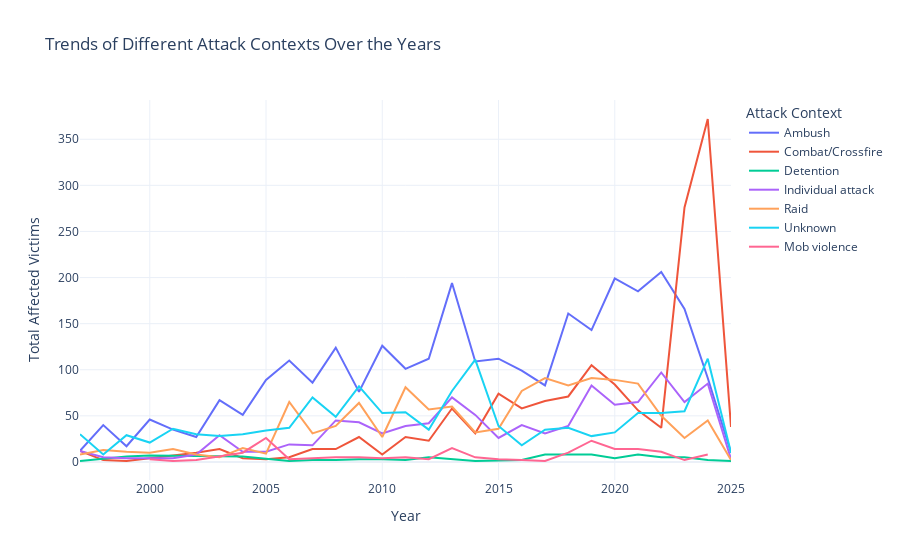

Here is the notebook cell this chart was saved with:
### Markdown cell above
Shooting is the most frequent means of attack across different contexts, particularly in ambushes, combat/crossfire, and individual attacks. This suggests that firearms are the primary weapon used in conflict zones and targeted violence. Kidnapping is also highly prevalent in ambushes and individual attacks, possibly for ransom, leverage, or forced recruitment in militant activities.

In combat situations, aerial bombardment and shelling dominate, indicating large-scale military operations rather than isolated incidents. Bodily assault is prominent in mob violence, detentions, and individual attacks, implying that physical violence is often used in cases where organized armed groups are not involved.

Additionally, rape/sexual assault appears more frequently in individual attacks, possibly due to the vulnerability of isolated victims. Mob violence mainly involves bodily assault, suggesting that crowds rely on physical aggression rather than weapons.

### Code cell
import pandas as pd
import plotly.express as px

# Grouping data by Year and Attack Context, summing up the total victims
df_attack_trends = df1.groupby(["Year", "Attack context"])[["Total affected"]].sum().reset_index()

# Line Chart: Trends of Different Attack Contexts Over the Years
fig = px.line(df_attack_trends, x="Year", y="Total affected", 
              color="Attack context",
              title="Trends of Different Attack Contexts Over the Years",
              labels={"Total affected": "Number of Victims", "Attack context": "Attack Type"},
              template="plotly_white")

fig.update_layout(xaxis_title="Year", 
                  yaxis_title="Total Affected Victims",
                  legend_title="Attack Context",
                  hovermode="x unified")

fig.show()

### Figure 1 — Plotly figure (JSON) as saved in the notebook; plotly's stock layout.template omitted (floating-point values rounded to 4 significant figures)
{"data": [{"hovertemplate": "Attack Type=Ambush<br>Year=%{x}<br>Number of Victims=%{y}<extra></extra>", "legendgroup": "Ambush", "line": {"color": "#636efa", "dash": "solid"}, "marker": {"symbol": "circle"}, "mode": "lines", "name": "Ambush", "orientation": "v", "showlegend": true, "type": "scatter", "x": [1997, 1998, 1999, 2000, 2001, 2002, 2003, 2004, 2005, 2006, 2007, 2008, 2009, 2010, 2011, 2012, 2013, 2014, 2015, 2016, 2017, 2018, 2019, 2020, 2021, 2022, 2023, 2024, 2025], "xaxis": "x", "y": [12, 40, 17, 46, 35, 27, 67, 51, 89, 110, 86, 124, 76, 126, 101, 112, 194, 109, 112, 99, 83, 161, 143, 199, 185, 206, 166, 91, 10], "yaxis": "y"}, {"hovertemplate": "Attack Type=Combat/Crossfire<br>Year=%{x}<br>Number of Victims=%{y}<extra></extra>", "legendgroup": "Combat/Crossfire", "line": {"color": "#EF553B", "dash": "solid"}, "marker": {"symbol": "circle"}, "mode": "lines", "name": "Combat/Crossfire", "orientation": "v", "showlegend": true, "type": "scatter", "x": [1997, 1998, 1999, 2002, 2003, 2004, 2005, 2006, 2007, 2008, 2009, 2010, 2011, 2012, 2013, 2014, 2015, 2016, 2017, 2018, 2019, 2020, 2021, 2022, 2023, 2024, 2025], "xaxis": "x", "y": [12, 2, 1, 10, 14, 4, 3, 5, 14, 14, 27, 8, 27, 23, 58, 31, 74, 58, 66, 71, 105, 84, 56, 37, 276, 372, 38], "yaxis": "y"}, {"hovertemplate": "Attack Type=Detention<br>Year=%{x}<br>Number of Victims=%{y}<extra></extra>", "legendgroup": "Detention", "line": {"color": "#00cc96", "dash": "solid"}, "marker": {"symbol": "circle"}, "mode": "lines", "name": "Detention", "orientation": "v", "showlegend": true, "type": "scatter", "x": [1997, 1999, 2000, 2004, 2006, 2007, 2008, 2009, 2010, 2011, 2012, 2014, 2016, 2017, 2018, 2019, 2020, 2021, 2022, 2023, 2024, 2025], "xaxis": "x", "y": [1, 6, 7, 6, 1, 2, 2, 3, 3, 2, 5, 1, 2, 8, 8, 8, 4, 8, 5, 5, 2, 1], "yaxis": "y"}, {"hovertemplate": "Attack Type=Individual attack<br>Year=%{x}<br>Number of Victims=%{y}<extra></extra>", "legendgroup": "Individual attack", "line": {"color": "#ab63fa", "dash": "solid"}, "marker": {"symbol": "circle"}, "mode": "lines", "name": "Individual attack", "orientation": "v", "showlegend": true, "type": "scatter", "x": [1997, 1998, 1999, 2000, 2001, 2002, 2003, 2004, 2005, 2006, 2007, 2008, 2009, 2010, 2011, 2012, 2013, 2014, 2015, 2016, 2017, 2018, 2019, 2020, 2021, 2022, 2023, 2024, 2025], "xaxis": "x", "y": [12, 5, 4, 4, 4, 8, 29, 11, 11, 19, 18, 45, 43, 31, 39, 42, 70, 51, 26, 40, 31, 39, 83, 62, 65, 97, 65, 85, 3], "yaxis": "y"}, {"hovertemplate": "Attack Type=Raid<br>Year=%{x}<br>Number of Victims=%{y}<extra></extra>", "legendgroup": "Raid", "line": {"color": "#FFA15A", "dash": "solid"}, "marker": {"symbol": "circle"}, "mode": "lines", "name": "Raid", "orientation": "v", "showlegend": true, "type": "scatter", "x": [1997, 1998, 1999, 2000, 2001, 2002, 2003, 2004, 2005, 2006, 2007, 2008, 2009, 2010, 2011, 2012, 2013, 2014, 2015, 2016, 2017, 2018, 2019, 2020, 2021, 2022, 2023, 2024, 2025], "xaxis": "x", "y": [8, 13, 11, 10, 14, 8, 5, 15, 9, 65, 31, 39, 64, 27, 81, 57, 60, 32, 36, 77, 91, 83, 91, 89, 85, 50, 26, 45, 2], "yaxis": "y"}, {"hovertemplate": "Attack Type=Unknown<br>Year=%{x}<br>Number of Victims=%{y}<extra></extra>", "legendgroup": "Unknown", "line": {"color": "#19d3f3", "dash": "solid"}, "marker": {"symbol": "circle"}, "mode": "lines", "name": "Unknown", "orientation": "v", "showlegend": true, "type": "scatter", "x": [1997, 1998, 1999, 2000, 2001, 2002, 2003, 2004, 2005, 2006, 2007, 2008, 2009, 2010, 2011, 2012, 2013, 2014, 2015, 2016, 2017, 2018, 2019, 2020, 2021, 2022, 2023, 2024, 2025], "xaxis": "x", "y": [30, 8, 29, 21, 36, 30, 28, 30, 34, 37, 70, 49, 82, 53, 54, 35, 77, 111, 39, 18, 35, 37, 28, 32, 53, 53, 55, 112, 10], "yaxis": "y"}, {"hovertemplate": "Attack Type=Mob violence<br>Year=%{x}<br>Number of Victims=%{y}<extra></extra>", "legendgroup": "Mob violence", "line": {"color": "#FF6692", "dash": "solid"}, "marker": {"symbol": "circle"}, "mode": "lines", "name": "Mob violence", "orientation": "v", "showlegend": true, "type": "scatter", "x": [2000, 2001, 2002, 2004, 2005, 2006, 2008, 2009, 2010, 2011, 2012, 2013, 2014, 2015, 2016, 2017, 2018, 2019, 2020, 2021, 2022, 2023, 2024], "xaxis": "x", "y": [3, 1, 2, 10, 26, 3, 5, 5, 4, 5, 3, 15, 5, 3, 2, 1, 10, 23, 14, 14, 11, 2, 8], "yaxis": "y"}], "layout": {"hovermode": "x unified", "legend": {"title": {"text": "Attack Context"}, "tracegroupgap": 0}, "title": {"text": "Trends of Different Attack Contexts Over the Years"}, "xaxis": {"anchor": "y", "domain": [0, 1], "title": {"text": "Year"}}, "yaxis": {"anchor": "x", "domain": [0, 1], "title": {"text": "Total Affected Victims"}}}}
